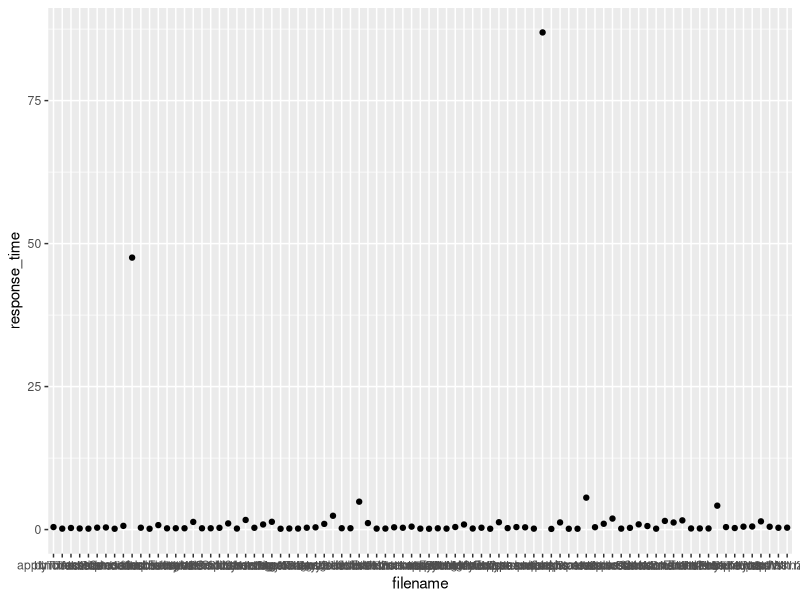
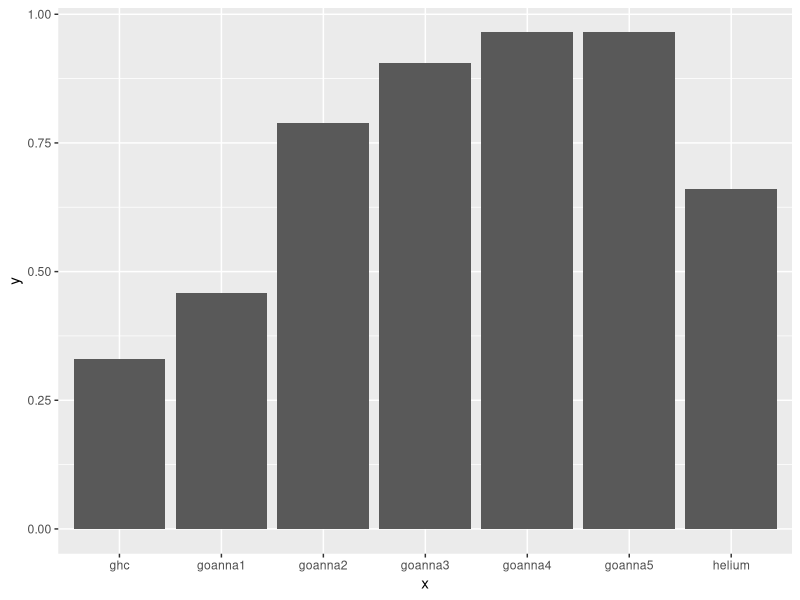
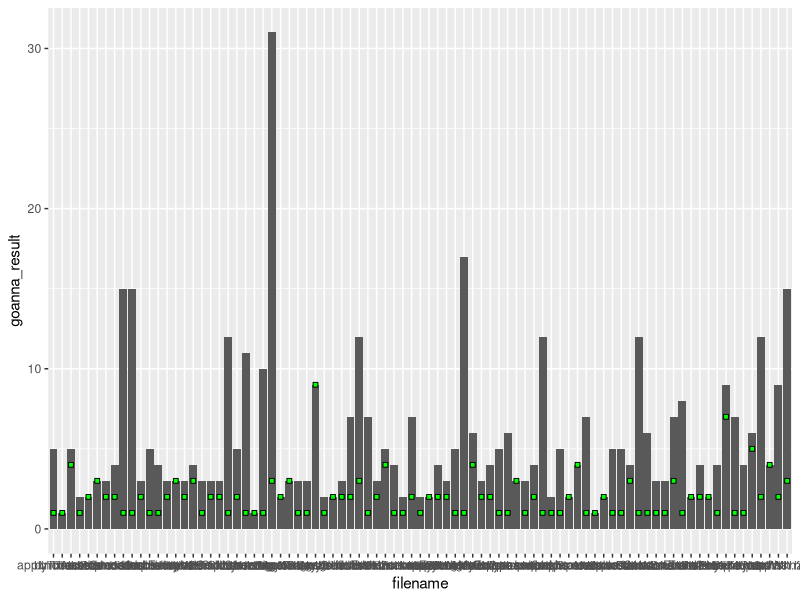
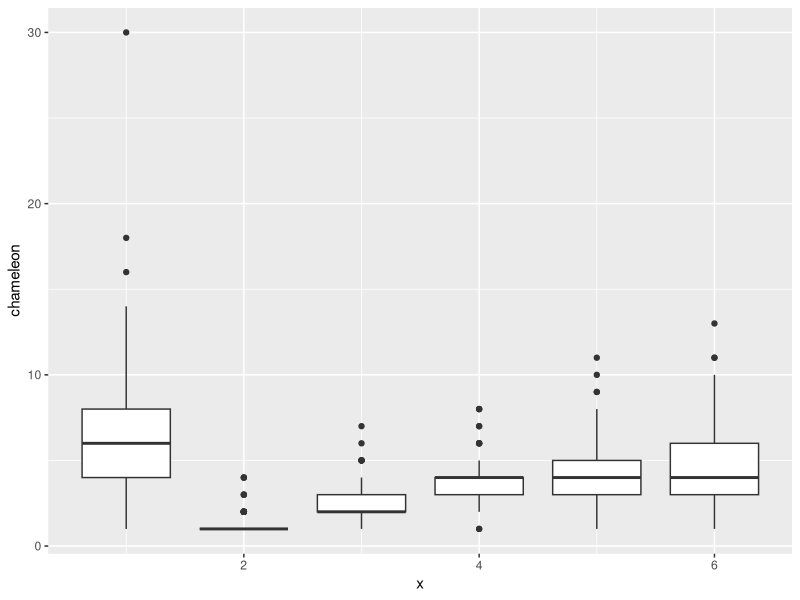

Write R code to recreate these figures, in order.
## ---- chunk 1
knitr::opts_chunk$set(echo = TRUE)

## ---- chunk 2
library(tidyverse)
data <- read_csv('data.csv')
## ---- chunk 3
ggplot(data) +
  geom_point(aes(x=filename, y=response_time))
## ---- chunk 4
total_role <- nrow(data)
goanna1_accuracy <- (data %>% filter(goanna_acc_1 == TRUE) %>% nrow) / total_role
goanna2_accuracy <- (data %>% filter(goanna_acc_2 == TRUE)  %>% nrow) / total_role
goanna3_accuracy <- (data %>% filter(goanna_acc_3 == TRUE)  %>% nrow) / total_role
goanna4_accuracy <- (data %>% filter(goanna_acc_4 == TRUE)  %>% nrow) / total_role
goanna5_accuracy <- (data %>% filter(goanna_acc_4 == TRUE) %>% nrow) / total_role
ghc_accuracy <- (data %>% filter(ghc_loc == TRUE) %>% nrow)/ total_role

accuracies <- tibble(
  x = c('ghc', 'helium', 'goanna1', 'goanna2',  'goanna3', 'goanna4', 'goanna5'), 
  y = c(ghc_accuracy, 0.66, goanna1_accuracy, goanna2_accuracy, goanna3_accuracy, goanna4_accuracy, goanna5_accuracy)
)

ggplot(accuracies) + geom_col(aes(x, y))

## ---- chunk 5
ggplot(data) +
  geom_col(aes(x=filename, y=goanna_result)) +
  geom_point(aes(x=filename, y =intended_fix), shape=22, fill="green")

## ---- chunk 6
tribble(
  ~x, ~y, ~z,
  #--|--|----
  "a", 2, 3.6,
  "b", 1, 8.5
)
# conciseness <- tibble(
#   ~x, ~y,
# c("chameleon", "goanna1", 'goanna2', 'goanna3', 'goanna4', 'goanna5', 'goanna-all'),
# 
#   data[['chameleon']],
#   data[['goanna_locs_1']],
#   data[['goanna_locs_2']],
#   data[['goanna_locs_3']],
#   data[['goanna_locs_4']],
#   data[['goanna_locs_5']],
#   data[['goanna_result']]
#   
#   
# )

ggplot(data) + geom_boxplot(aes(x=1,y=chameleon)) +
   geom_boxplot(aes(x=2,y=goanna_locs_1)) +
  geom_boxplot(aes(x=3,y=goanna_locs_2)) +
  geom_boxplot(aes(x=4,y=goanna_locs_3)) +
  geom_boxplot(aes(x=5,y=goanna_locs_4)) +
  geom_boxplot(aes(x=6,y=goanna_locs_5))
  

